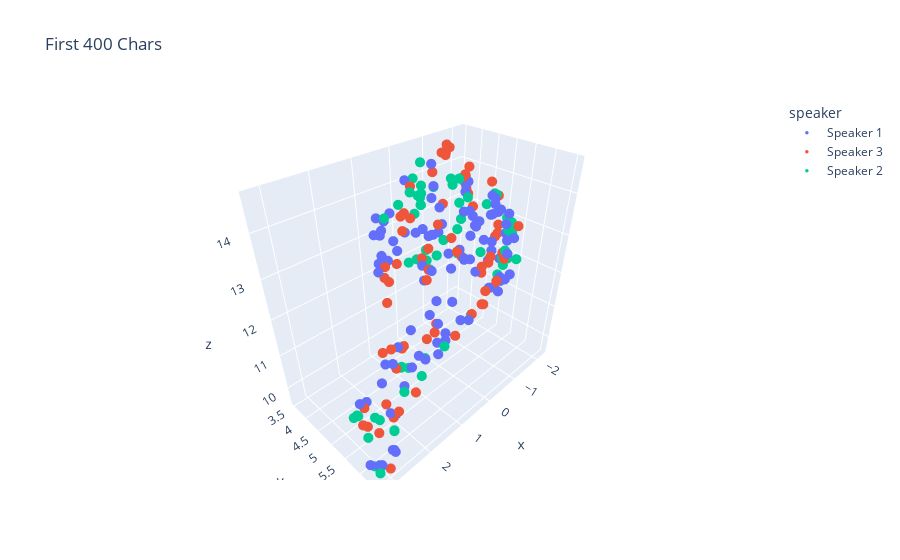

The code cell stored with this chart in its notebook:
### Code cell
vectors= snt_emb_full
proj_3d = UMAP(n_components=3, init='random', random_state=0, metric='cosine').fit_transform(vectors)
print('\n -->3D Projection: ', len(proj_3d))

#[+] Create a new dataframe where each sentence is not the sentence embedding projection
proj_3d_df= pd.DataFrame(proj_3d, columns= ['x', 'y', 'z'])
proj_3d_df['speaker'] = ts_df.speaker
proj_3d_df['index'] = ts_df.index
print(proj_3d_df.head(), '\n', len(proj_3d_df))

#[+] Map the dataframe of projected embeddings in 3d
fig_3d = px.scatter_3d(
    proj_3d_df,
    x='x', y='y', z='z',
    color='speaker', 
    #labels={'color': 'stance'}
    hover_data= 'index',
    title= 'First 400 Chars'
)
fig_3d.update_traces(marker_size=3.5)
fig_3d.show()
